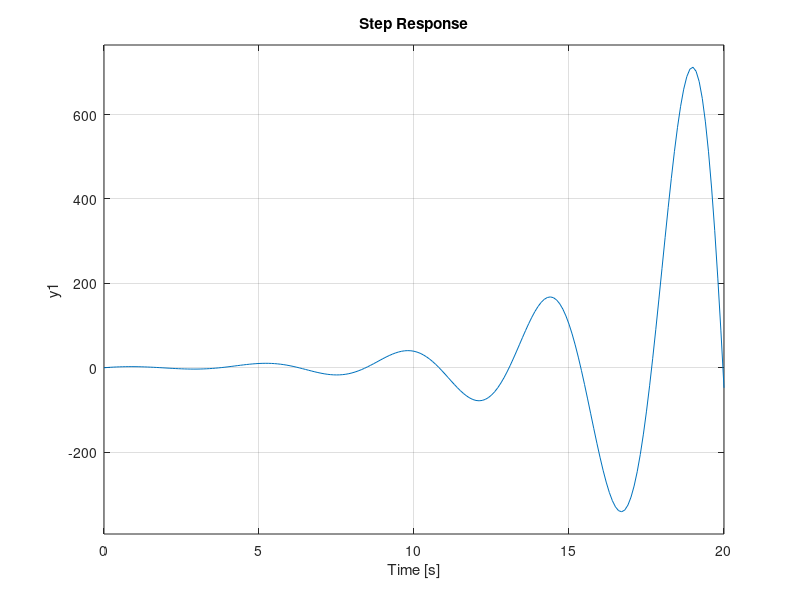
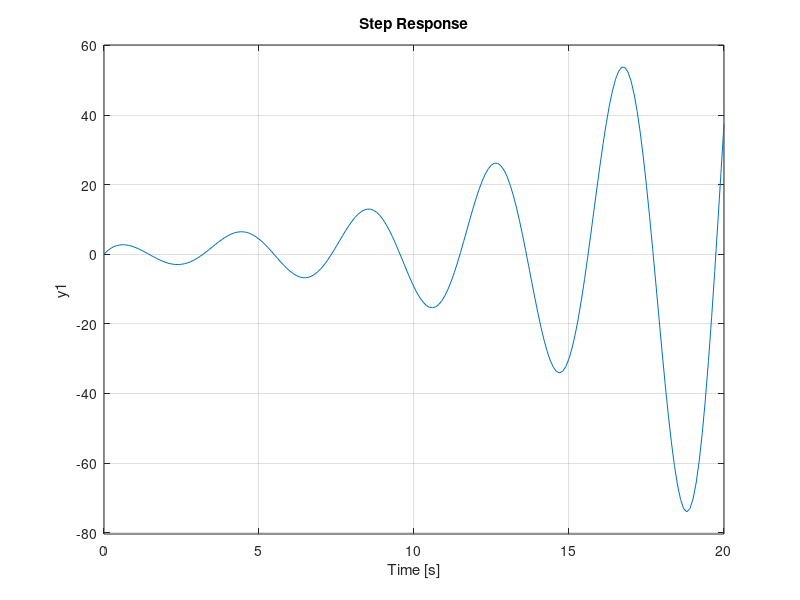

Reproduce these figures in MATLAB, in order.
%Clear
clear
clc
close all

%% Laboratory 2
%% 7. Plant with Time Delay:
% G(s) = (6s^4 + 5s^3 + 4s^2 + 3s + 2)/(s^5 +2s^4 + 3s^3 + 4s^2 + 5s + 1)

G_num7 = [6 5 4 3 2]
G_den7 = [1 2 3 4 5 1]
G7 = tf(G_num7, G_den7)

%% 8. Nonlinear System Approximation:
% G(s) = (10s^4 + 8s^3 + 6s^2 + 4s + 2)/(s^5 +3s^4 + 5s^3 + 7s^2 + 9s + 1)
G_num8 = [10 8 6 4 2]
G_den8 = [1 3 5 7 9 1]
G8 = tf(G_num8, G_den8)

%% Step Response
step(G7,0:0.1:20)
figure
step(G8,0:0.1:20)